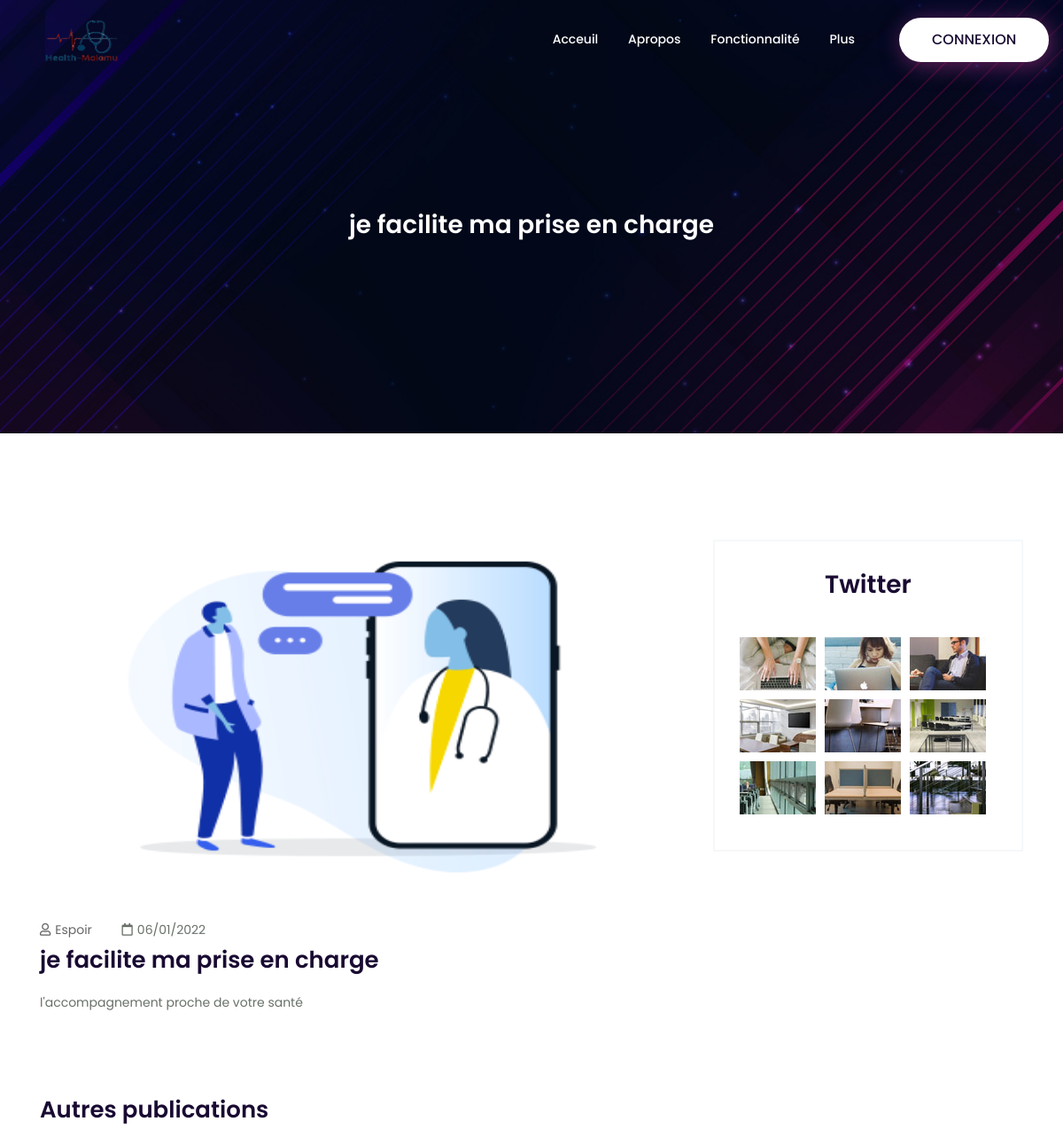
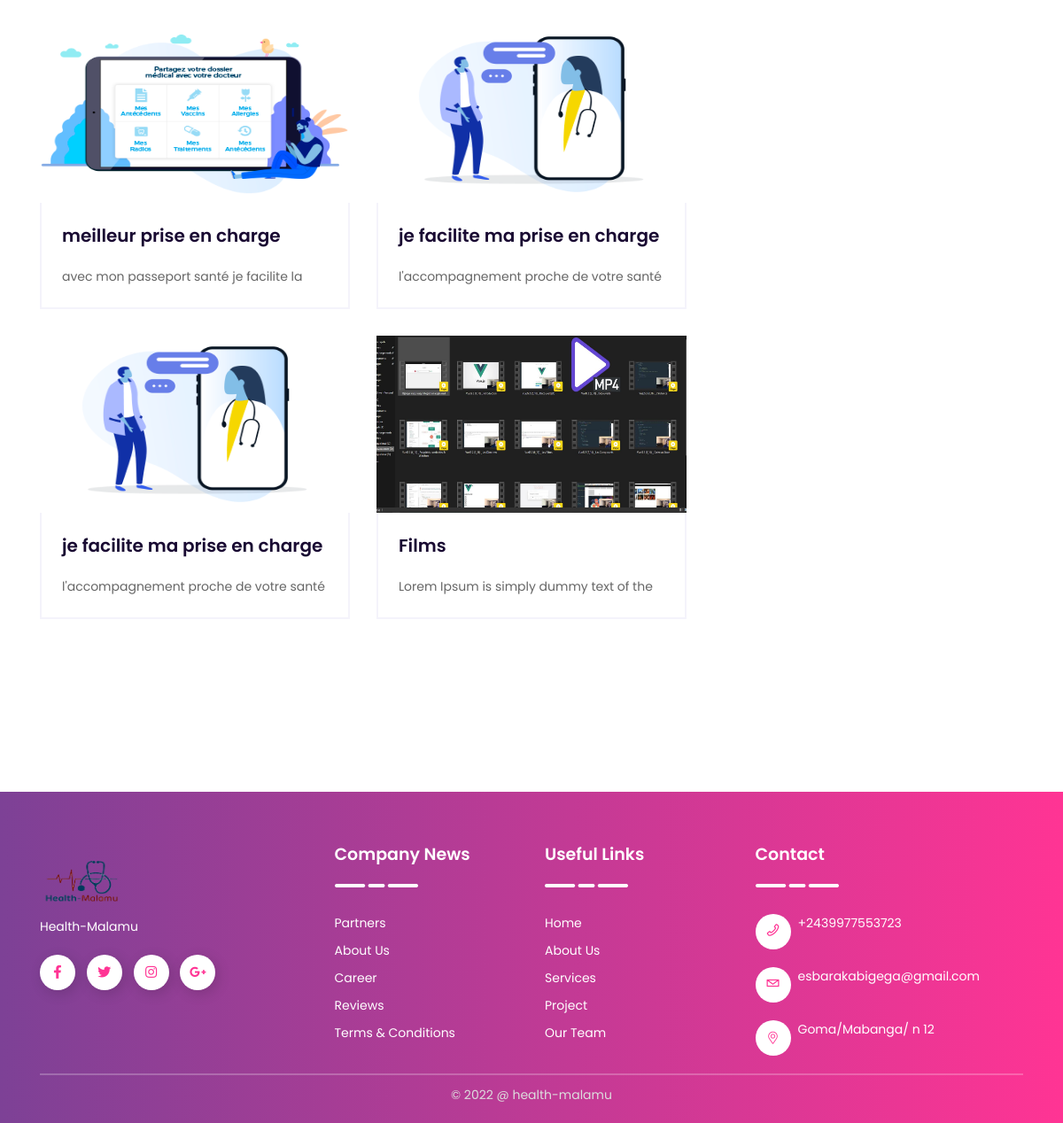
The page /detail_post.php?id=14 on the database its author committed (2 pictures, top to bottom).
### tables this page shows
CREATE TABLE `t_information` (
  `CodeInformation` int(11) NOT NULL,
  `DesignationAPK` varchar(50) NOT NULL,
  `Abbreviation` varchar(15) NOT NULL,
  `Avatar` text NOT NULL,
  `Presentation` text NOT NULL,
  `Objectif` text NOT NULL,
  `VideoYoutube` text NOT NULL,
  `Adresse` text NOT NULL,
  `Telephone` varchar(15) NOT NULL,
  `Email` varchar(50) NOT NULL
);

CREATE TABLE `t_post` (
  `CodePost` int(11) NOT NULL,
  `Titre` varchar(150) NOT NULL,
  `Contenue` text NOT NULL,
  `Photo` text NOT NULL,
  `Created_on` timestamp NOT NULL DEFAULT current_timestamp() ON UPDATE current_timestamp(),
  `Created_by` int(11) NOT NULL,
  `CodeCategorie` int(11) NOT NULL
);

CREATE TABLE `t_user` (
  `CodeUser` int(11) NOT NULL,
  `Username` varchar(50) NOT NULL,
  `Mail` varchar(50) NOT NULL,
  `Password` text NOT NULL,
  `Photo` text NOT NULL
);

### admin/class/app.php (called while the page is built, shortened)
<?php
class App
{
    private $db_name, $db_user, $db_pass, $db_host, $pdo;
    public function __construct($db_name = "health-malamu", $db_user = "root", $db_pass = "", $db_host = 'localhost')
    {
        $this->db_name = $db_name;
        $this->db_user = $db_user;
        $this->db_pass = $db_pass;
        $this->db_host = $db_host;
    }
    public function getPDO()
    {
        try {
            if ($this->pdo === null) {
                $pdo_ = new PDO('mysql:host=' . $this->db_host . '; port=3306; dbname=' . $this->db_name . ';charset=utf8', $this->db_user, $this->db_pass);
                $pdo_->setAttribute(PDO::ATTR_ERRMODE, PDO::ERRMODE_WARNING);
                $this->pdo = $pdo_;
            }
        } catch (PDOException $ex) {
            die($ex->getMessage());
        }
        return $this->pdo;
    }
    public function fetchPrepared($statement)
    {
        $req = $this->getPDO()->prepare($statement);
        $req->execute();
        return $req->fetchAll();
    }
    public function fetch($statement)
    {
        $req = $this->getPDO()->query($statement);
        $data = $req->fetch();
        return $data;
    }
    public function dateconv($date)
    {
        $dateconv = date("d/m/Y", strtotime($date));
        return $dateconv;
    }
}
$app = new App('health-malamu');

### detail_post.php (the view, shortened to what this page needs)
<?php
include 'admin/class/app.php';
$requette = 'SELECT * FROM t_information WHERE CodeInformation=1';
$information = $app->fetch($requette);
$id = $_GET['id'];
$requette2 = "SELECT Titre,CodePost,Contenue,t_post.Photo,t_post.Created_on,t_post.Created_by,CodeCategorie,CodeUser,Username,Mail FROM t_post
            INNER JOIN t_user
            ON t_post.Created_by=t_user.CodeUser
            WHERE CodePost=$id";
$post = $app->fetch($requette2);
$req = "SELECT CodePost,Titre,Contenue,t_post.Photo,t_post.Created_on,Created_by,CodeCategorie,CodeUser, Username,Mail,Password,t_user.Photo as image FROM t_post inner join t_user ON t_post.Created_by=t_user.CodeUser ORDER BY CodePost DESC LIMIT 4";
$blog = $app->fetchPrepared($req);
include("includes/head.php");
include("includes/header.php");
?>
<main>
    <section class="breadcrumb-area d-flex align-items-center" style="background-image:url(img/testimonial/test-bg.jpg)">
        <div class="container">
            <div class="row">
                <div class="col-xl-6 offset-xl-3 col-lg-8 offset-lg-2">
                    <div class="breadcrumb-wrap text-center">
                        <div class="breadcrumb-title mt-60 mb-30">
                            <h3 style="color: white;"><?php echo $post['Titre']; ?></h3>
                        </div>
                    </div>
                </div>
            </div>
        </div>
    </section>
    <section class="inner-blog b-details-p pt-120 pb-80">
        <div class="container">
            <div class="row">
                <div class="col-lg-8">
                    <div class="blog-details-wrap">
                        <div class="bsingle__post-thumb mb-30">
                            <img style="height: 400px;" src="admin/fichier/<?php echo $post['Photo']; ?>" alt="">
                        </div>
                        <div class="meta__info">
                            <ul>
                                <li><a href="#"><i class="far fa-user"></i><?php echo $post['Username']; ?></a></li>
                                <li><i class="far fa-calendar"></i><?php echo $app->dateconv($post['Created_on']); ?></li>
                            </ul>
                        </div>
                        <div class="details__content pb-50">
                            <h2><?php echo $post['Titre']; ?></h2>
                            <?php echo $post['Contenue']; ?>
                        </div>
                        <div class="related__post mt-45 mb-85">
                            <div class="post-title">
                                <h4>Autres publications</h4>
                            </div>
                            <div class="row">
                                <?php
                                foreach ($blog as $row) {
                                ?>
                                    <div class="col-md-6">
                                        <div class="related-post-wrap mb-30">
                                            <div class="post-thumb">
                                                <img style="height: 200px;" src="admin/fichier/<?php echo $row['Photo']; ?>" alt="">
                                            </div>
                                            <div class="rp__content">
                                                <h3><a href="detail_post.php?id=<?php echo $row['CodePost']; ?>"><?php echo $row['Titre']; ?></a></h3>
                                                <p><?php echo substr($row['Contenue'],0,40) ?></p>
                                            </div>
                                        </div>
                                    </div>
                                <?php
                                }
                                ?>
                            </div>
                        </div>
                    </div>
                </div>
                <div class="col-lg-4">
                    <aside>
                        <div class="widget mb-40">
                            <div class="widget-title text-center">
                                <h4>Twitter</h4>
                            </div>
                            <ul class="widget-insta-post">
                                <li><a href="#"><img src="img/blog/aside/insta_01.jpg" alt="img"></a></li>
                                <li><a href="#"><img src="img/blog/aside/insta_02.jpg" alt="img"></a></li>
                                <li><a href="#"><img src="img/blog/aside/insta_03.jpg" alt="img"></a></li>
                                <li><a href="#"><img src="img/blog/aside/insta_04.jpg" alt="img"></a></li>
                                <li><a href="#"><img src="img/blog/aside/insta_05.jpg" alt="img"></a></li>
                                <li><a href="#"><img src="img/blog/aside/insta_06.jpg" alt="img"></a></li>
                                <li><a href="#"><img src="img/blog/aside/insta_07.jpg" alt="img"></a></li>
                                <li><a href="#"><img src="img/blog/aside/insta_08.jpg" alt="img"></a></li>
                                <li><a href="#"><img src="img/blog/aside/insta_09.jpg" alt="img"></a></li>
                            </ul>
                        </div>
                    </aside>
                </div>
            </div>
        </div>
    </section>
<?php
include("includes/footer_script.php");
?>

### includes/header.php (shortened to what this page needs)
<body>
    <header class="header-area">
        <div id="header-sticky" class="menu-area">
            <div class="container">
                <div class="second-menu">
                    <div class="row align-items-center">
                        <div class="col-xl-2 col-lg-2">
                            <div class="logo">
                                <a href="index.php"><img style="height: 50px; width: 100px;" src="admin/fichier/<?php echo $information['Avatar']; ?>" alt="logo"></a>
                            </div>
                        </div>
                        <div class="col-xl-8 col-lg-9">
                            <div class="main-menu text-right text-xl-right">
                                <nav id="mobile-menu">
                                    <ul>
                                        <li class="has-sub">
                                            <a href="index.php">Acceuil</a>
                                        </li>
                                        <li><a href="#about">Apropos </a></li>
                                        <li><a href="#features">Fonctionnalité</a></li>
                                        <li class="has-sub">
                                        <a href="#screen">Plus</a>
                                        </li>
                                    </ul>
                                </nav>
                            </div>
                        </div>
                        <div class="col-xl-2 text-right d-none d-xl-block">
                            <div class="header-btn second-header-btn">
                                <a href="" class="btn">CONNEXION</a>
                            </div>
                        </div>
                    </div>
                </div>
            </div>
        </div>
    </header>

### includes/footer_script.php (shortened to what this page needs)
</main>
<footer class="footer-bg footer-p pt-60" style="background-image: url(img/bg/f-bg.png); background-position: center top; background-size: auto;background-repeat: no-repeat;">
    <div class="footer-top">
        <div class="container">
            <div class="row justify-content-between">
                <div class="col-xl-3 col-lg-3 col-sm-6">
                    <div class="footer-widget mb-30">
                        <div class="logo mt-15 mb-15">
                            <a href="index.php"><img style="height: 50px; width: 100px;" src="admin/fichier/<?php echo $information['Avatar'] ?>" alt="logo"></a>
                        </div>
                        <div class="footer-text mb-20">
                            <p><?php echo $information['DesignationAPK'] ?></p>
                        </div>
                        <div class="footer-social">
                            <a href="#"><i class="fab fa-facebook-f"></i></a>
                            <a href="#"><i class="fab fa-twitter"></i></a>
                            <a href="#"><i class="fab fa-instagram"></i></a>
                            <a href="#"><i class="fab fa-google-plus-g"></i></a>
                        </div>
                    </div>
                </div>
                <div class="col-xl-2 col-lg-3 col-sm-6">
                    <div class="footer-widget mb-30">
                        <div class="f-widget-title">
                            <h5>Company News</h5>
                        </div>
                        <div class="footer-link">
                            <ul>
                                <li><a href="#">Partners</a></li>
                                <li><a href="#">About Us</a></li>
                                <li><a href="#">Career</a></li>
                                <li><a href="#">Reviews</a></li>
                                <li><a href="#">Terms & Conditions</a></li>
                            </ul>
                        </div>
                    </div>
                </div>
                <div class="col-xl-2 col-lg-3 col-sm-6">
                    <div class="footer-widget mb-30">
                        <div class="f-widget-title">
                            <h5>Useful Links</h5>
                        </div>
                        <div class="footer-link">
                            <ul>
                                <li><a href="#">Home</a></li>
                                <li><a href="#">About Us</a></li>
                                <li><a href="#">Services</a></li>
                                <li><a href="#">Project</a></li>
                                <li><a href="#">Our Team</a></li>
                            </ul>
                        </div>
                    </div>
                </div>
                <div class="col-xl-3 col-lg-3 col-sm-6">
                    <div class="footer-widget mb-30">
                        <div class="f-widget-title">
                            <h5>Contact</h5>
                        </div>
                        <div class="footer-link">
                            <div class="f-contact">
                                <ul>
                                    <li>
                                        <i class="icon dripicons-phone"></i>
                                        <span><?php echo $information['Telephone'] ?></span>
                                    </li>
                                    <li>
                                        <i class="icon dripicons-mail"></i>
                                        <span><a href="mailto:info@example.com"><?php echo $information['Email'] ?></span>
                                    </li>
                                    <li>
                                        <i class="fal fa-map-marker-alt"></i>
                                        <span><?php echo $information['Adresse'] ?></span>
                                    </li>
                                </ul>
                            </div>
                        </div>
                    </div>
                </div>
            </div>
        </div>
    </div>
    <div class="copyright-wrap text-center">
        <div class="container">
            <div class="row">
                <div class="col-12">
                    <div class="copyright-text">
                        <p>&copy; 2022 @ health-malamu</p>
                    </div>
                </div>
            </div>
        </div>
    </div>
</footer>
</body>
</html>

### css/default.css (style rules this page uses)
.mt-15 { margin-top: 15px; }
.mt-45 { margin-top: 45px; }
.mt-60 { margin-top: 60px; }
.mb-15 { margin-bottom: 15px; }
.mb-20 { margin-bottom: 20px; }
.mb-30 { margin-bottom: 30px; }
.mb-40 { margin-bottom: 40px; }
.mb-85 { margin-bottom: 85px; }
.pt-60 { padding-top: 60px; }
.pt-120 { padding-top: 120px; }
.pb-50 { padding-bottom: 50px; }
.pb-80 { padding-bottom: 80px; }

### css/responsive.css (style rules this page uses)
@media (min-width: 1200px) and (max-width: 1500px) { .header-btn { margin-left: 20px; } }
@media (min-width: 1200px) and (max-width: 1500px) { .main-menu ul li:first-child { margin-left: 0; } }
@media (min-width: 992px) and (max-width: 1200px) { .footer-bg { background: transparent linear-gradient(90deg, #7D4196 0%, #FF3494 100%) 0% 0% no-repeat padding-box !important; } }
@media (min-width: 992px) and (max-width: 1200px) { .footer-social a { margin-right: 9px; } }
@media (min-width: 992px) and (max-width: 1200px) { .details__content h2 { font-size: 26px; } }
@media (min-width: 992px) and (max-width: 1200px) { .related-post-wrap .rp__content { padding: 23px; } }
@media (min-width: 992px) and (max-width: 1200px) { .related-post-wrap .rp__content h3 { font-size: 20px; } }

### rows shown on the page
t_information: Avatar (picture), DesignationAPK "Health-Malamu", Telephone "+2439977553723", Email "esbarakabigega@gmail.com", Adresse "Goma/Mabanga/ n 12"
t_post: Titre "je facilite ma prise en charge", Photo (picture), t_user.Username "Espoir", Created_on "06/01/2022", Contenue "l'accompagnement proche de votre santé"
t_post: Photo (picture), Titre "meilleur prise en charge", Contenue "avec mon passeport santé je facilite la"
t_post: Photo (picture), Titre "je facilite ma prise en charge", Contenue "l'accompagnement proche de votre santé"
t_post: Photo (picture), Titre "Films", Contenue "Lorem Ipsum is simply dummy text of the"
